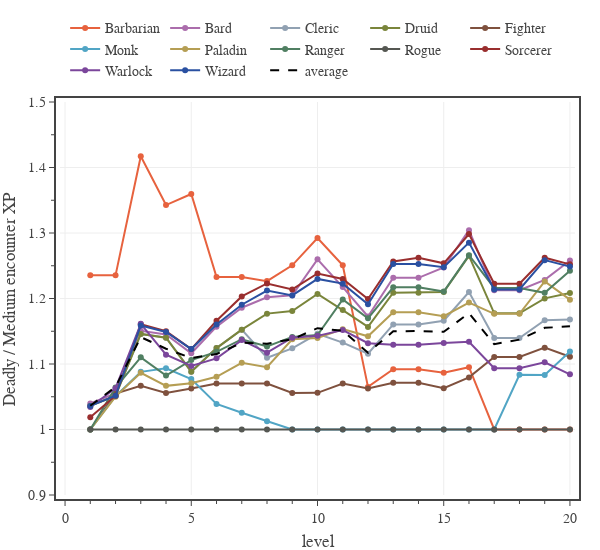

The code cell stored with this chart in its notebook:
### Code cell
# plots the ratio between the Deadly and Medium daily XPs for each classes.
enc_diffs = ['Easy','Medium','Hard','Deadly']
levels = np.array(range(1,21,1))

fig = go.Figure(
    layout=go.Layout(
        template=tfb.FIG_TEMPLATE,
        xaxis=dict(
            title_text='level',
            range=[-0.2, 20.2],
            tick0=0, dtick=5,
            minor=dict(tick0=0, dtick=1),
        ),
        yaxis=dict(
            title_text='Deadly / Medium encounter XP',
            range=[0.90, 1.5],
            tick0=0, dtick=0.1,
            minor=dict(tick0=0, dtick=0.05),
        ),
        legend=dict(
            yanchor='bottom',  y=1.04,
            xanchor='left', x=0.01,
            orientation='h',
        )
    )
)

groups = {
    'martial': {
        'classes': [], 
        'xp mean': np.zeros(len(levels))
    },
    'martial-spellcaster': {
        'classes': [], 
        'xp mean': np.zeros(len(levels))
    },
    'spellcaster': {
        'classes': [], 
        'xp mean': np.zeros(len(levels))
    },
    'average': {
        'classes': [], 
        'xp mean': np.zeros(len(levels))
    }
}
xp_mean = np.zeros(len(levels))
for pc in PC_CLASSES:
    pc_class = PC_CLASSES[pc]
    pc_xp = np.zeros([20, len(enc_diffs)])
    for i in range(len(enc_diffs)):
        diff = enc_diffs[i]
        with open(f'./pc data - {diff} 2 short rests.json', 'r') as fin:
            pc_data = json.load(fin)
        
        #pc_xp[:,i] = np.array(pc_data[pc]['daily XP mean'])
        pc_xp[:,i] = np.array([x['XP mean'] for x in pc_data[pc]])

    for i in range(20):
        pc_xp[i,:] /= pc_xp[i,1]

    fig.add_trace(go.Scatter(
        x=levels, 
        y=pc_xp[:,3],
        mode='lines+markers', 
        line=dict(color=pc_class['color'], dash='solid'),
        unselected=dict(marker=dict(opacity=0.0)),
        name=pc,
        hovertemplate=
            '<b>'+pc+'</b><br>'+
            'level %{x}<br>'+
            'XP delta %{y:.2f}'+
            '<extra></extra>'
    ))
    
    groups[pc_class['group']]['classes'] += [pc]
    groups[pc_class['group']]['xp mean'] += pc_xp[:,3]
    groups['average']['classes'] += [pc]
    groups['average']['xp mean'] += pc_xp[:,3]

for g in ['average']:
    group = groups[g]

    group['xp mean'] /= len(group['classes'])

    fig.add_trace(go.Scatter(
        x=levels, 
        y=group['xp mean'],
        mode='lines', 
        line=dict(color='black', dash='dash'),
        unselected=dict(marker=dict(opacity=0.0)),
        name=g,
        hovertemplate=
            '<b>'+g+'</b><br>'+
            'level %{x}<br>'+
            'XP delta %{y:.2f}'+
            '<extra></extra>'
    ))

# show figure
fig.update_layout(width=600, height=550)
fig.show(config=tfb.FIG_CONFIG)

# save figures
if SAVEFIGS:
    fig.update_layout(autosize=True, width=None, height=None)
    tfb.save_fig_html(fig, format='large', name=f'./fig-class-daily-xp-ratio-vs-level-large', style='aspect-ratio:600/550')
    tfb.save_fig_html(fig, format='small', name=f'./fig-class-daily-xp-ratio-vs-level-small', style='aspect-ratio:600/600')

### Figure 1 — Plotly figure (JSON) as saved in the notebook; plotly's stock layout.template omitted (floating-point values rounded to 4 significant figures)
{"data": [{"hovertemplate": "<b>Barbarian</b><br>level %{x}<br>XP delta %{y:.2f}<extra></extra>", "line": {"color": "#E7623E", "dash": "solid"}, "mode": "lines+markers", "name": "Barbarian", "type": "scatter", "unselected": {"marker": {"opacity": 0}}, "x": [1, 2, 3, 4, 5, 6, 7, 8, 9, 10, 11, 12, 13, 14, 15, 16, 17, 18, 19, 20], "y": [1.235, 1.235, 1.417, 1.343, 1.36, 1.233, 1.233, 1.227, 1.251, 1.292, 1.251, 1.065, 1.092, 1.092, 1.087, 1.095, 1.0, 1.0, 1.0, 1.0]}, {"hovertemplate": "<b>Bard</b><br>level %{x}<br>XP delta %{y:.2f}<extra></extra>", "line": {"color": "#AB6DAC", "dash": "solid"}, "mode": "lines+markers", "name": "Bard", "type": "scatter", "unselected": {"marker": {"opacity": 0}}, "x": [1, 2, 3, 4, 5, 6, 7, 8, 9, 10, 11, 12, 13, 14, 15, 16, 17, 18, 19, 20], "y": [1.04, 1.055, 1.151, 1.145, 1.116, 1.157, 1.186, 1.202, 1.205, 1.26, 1.217, 1.173, 1.232, 1.232, 1.247, 1.304, 1.213, 1.213, 1.228, 1.258]}, {"hovertemplate": "<b>Cleric</b><br>level %{x}<br>XP delta %{y:.2f}<extra></extra>", "line": {"color": "#91A1B2", "dash": "solid"}, "mode": "lines+markers", "name": "Cleric", "type": "scatter", "unselected": {"marker": {"opacity": 0}}, "x": [1, 2, 3, 4, 5, 6, 7, 8, 9, 10, 11, 12, 13, 14, 15, 16, 17, 18, 19, 20], "y": [1.036, 1.052, 1.146, 1.14, 1.088, 1.124, 1.152, 1.109, 1.124, 1.146, 1.133, 1.116, 1.16, 1.16, 1.166, 1.21, 1.14, 1.14, 1.167, 1.168]}, {"hovertemplate": "<b>Druid</b><br>level %{x}<br>XP delta %{y:.2f}<extra></extra>", "line": {"color": "#7A853B", "dash": "solid"}, "mode": "lines+markers", "name": "Druid", "type": "scatter", "unselected": {"marker": {"opacity": 0}}, "x": [1, 2, 3, 4, 5, 6, 7, 8, 9, 10, 11, 12, 13, 14, 15, 16, 17, 18, 19, 20], "y": [1.036, 1.052, 1.146, 1.14, 1.088, 1.124, 1.152, 1.177, 1.181, 1.207, 1.182, 1.157, 1.209, 1.209, 1.21, 1.265, 1.177, 1.177, 1.2, 1.208]}, {"hovertemplate": "<b>Fighter</b><br>level %{x}<br>XP delta %{y:.2f}<extra></extra>", "line": {"color": "#7F513E", "dash": "solid"}, "mode": "lines+markers", "name": "Fighter", "type": "scatter", "unselected": {"marker": {"opacity": 0}}, "x": [1, 2, 3, 4, 5, 6, 7, 8, 9, 10, 11, 12, 13, 14, 15, 16, 17, 18, 19, 20], "y": [1, 1.055, 1.067, 1.056, 1.062, 1.07, 1.07, 1.07, 1.056, 1.056, 1.07, 1.062, 1.071, 1.071, 1.063, 1.08, 1.111, 1.111, 1.125, 1.111]}, {"hovertemplate": "<b>Monk</b><br>level %{x}<br>XP delta %{y:.2f}<extra></extra>", "line": {"color": "#51A5C5", "dash": "solid"}, "mode": "lines+markers", "name": "Monk", "type": "scatter", "unselected": {"marker": {"opacity": 0}}, "x": [1, 2, 3, 4, 5, 6, 7, 8, 9, 10, 11, 12, 13, 14, 15, 16, 17, 18, 19, 20], "y": [1, 1.051, 1.088, 1.093, 1.077, 1.039, 1.026, 1.013, 1, 1, 1, 1, 1, 1, 1, 1, 1, 1.084, 1.083, 1.119]}, {"hovertemplate": "<b>Paladin</b><br>level %{x}<br>XP delta %{y:.2f}<extra></extra>", "line": {"color": "#B59E54", "dash": "solid"}, "mode": "lines+markers", "name": "Paladin", "type": "scatter", "unselected": {"marker": {"opacity": 0}}, "x": [1, 2, 3, 4, 5, 6, 7, 8, 9, 10, 11, 12, 13, 14, 15, 16, 17, 18, 19, 20], "y": [1, 1.05, 1.087, 1.067, 1.07, 1.08, 1.102, 1.095, 1.138, 1.14, 1.153, 1.142, 1.179, 1.179, 1.173, 1.194, 1.177, 1.177, 1.226, 1.198]}, {"hovertemplate": "<b>Ranger</b><br>level %{x}<br>XP delta %{y:.2f}<extra></extra>", "line": {"color": "#507F62", "dash": "solid"}, "mode": "lines+markers", "name": "Ranger", "type": "scatter", "unselected": {"marker": {"opacity": 0}}, "x": [1, 2, 3, 4, 5, 6, 7, 8, 9, 10, 11, 12, 13, 14, 15, 16, 17, 18, 19, 20], "y": [1, 1.064, 1.11, 1.082, 1.106, 1.119, 1.138, 1.127, 1.141, 1.144, 1.199, 1.17, 1.217, 1.217, 1.211, 1.266, 1.216, 1.216, 1.209, 1.242]}, {"hovertemplate": "<b>Rogue</b><br>level %{x}<br>XP delta %{y:.2f}<extra></extra>", "line": {"color": "#555752", "dash": "solid"}, "mode": "lines+markers", "name": "Rogue", "type": "scatter", "unselected": {"marker": {"opacity": 0}}, "x": [1, 2, 3, 4, 5, 6, 7, 8, 9, 10, 11, 12, 13, 14, 15, 16, 17, 18, 19, 20], "y": [1, 1, 1, 1, 1.0, 1.0, 1.0, 1.0, 1, 1, 1.0, 1, 1.0, 1, 1.0, 1, 1.0, 1.0, 1, 1.0]}, {"hovertemplate": "<b>Sorcerer</b><br>level %{x}<br>XP delta %{y:.2f}<extra></extra>", "line": {"color": "#992E2E", "dash": "solid"}, "mode": "lines+markers", "name": "Sorcerer", "type": "scatter", "unselected": {"marker": {"opacity": 0}}, "x": [1, 2, 3, 4, 5, 6, 7, 8, 9, 10, 11, 12, 13, 14, 15, 16, 17, 18, 19, 20], "y": [1.019, 1.052, 1.161, 1.15, 1.123, 1.166, 1.203, 1.223, 1.214, 1.238, 1.23, 1.199, 1.257, 1.262, 1.254, 1.298, 1.223, 1.223, 1.262, 1.252]}, {"hovertemplate": "<b>Warlock</b><br>level %{x}<br>XP delta %{y:.2f}<extra></extra>", "line": {"color": "#7B469B", "dash": "solid"}, "mode": "lines+markers", "name": "Warlock", "type": "scatter", "unselected": {"marker": {"opacity": 0}}, "x": [1, 2, 3, 4, 5, 6, 7, 8, 9, 10, 11, 12, 13, 14, 15, 16, 17, 18, 19, 20], "y": [1.034, 1.063, 1.161, 1.114, 1.097, 1.109, 1.136, 1.117, 1.14, 1.143, 1.152, 1.132, 1.129, 1.129, 1.132, 1.134, 1.094, 1.094, 1.103, 1.084]}, {"hovertemplate": "<b>Wizard</b><br>level %{x}<br>XP delta %{y:.2f}<extra></extra>", "line": {"color": "#2A50A1", "dash": "solid"}, "mode": "lines+markers", "name": "Wizard", "type": "scatter", "unselected": {"marker": {"opacity": 0}}, "x": [1, 2, 3, 4, 5, 6, 7, 8, 9, 10, 11, 12, 13, 14, 15, 16, 17, 18, 19, 20], "y": [1.036, 1.052, 1.159, 1.149, 1.123, 1.16, 1.19, 1.212, 1.205, 1.23, 1.223, 1.191, 1.253, 1.253, 1.248, 1.285, 1.214, 1.214, 1.259, 1.249]}, {"hovertemplate": "<b>average</b><br>level %{x}<br>XP delta %{y:.2f}<extra></extra>", "line": {"color": "black", "dash": "dash"}, "mode": "lines", "name": "average", "type": "scatter", "unselected": {"marker": {"opacity": 0}}, "x": [1, 2, 3, 4, 5, 6, 7, 8, 9, 10, 11, 12, 13, 14, 15, 16, 17, 18, 19, 20], "y": [1.036, 1.065, 1.141, 1.123, 1.109, 1.115, 1.132, 1.131, 1.138, 1.155, 1.151, 1.117, 1.15, 1.15, 1.149, 1.178, 1.13, 1.137, 1.155, 1.158]}], "layout": {"height": 550, "legend": {"orientation": "h", "x": 0.01, "xanchor": "left", "y": 1.04, "yanchor": "bottom"}, "width": 600, "xaxis": {"dtick": 5, "minor": {"dtick": 1, "tick0": 0}, "range": [-0.2, 20.2], "tick0": 0, "title": {"text": "level"}}, "yaxis": {"dtick": 0.1, "minor": {"dtick": 0.05, "tick0": 0}, "range": [0.9, 1.5], "tick0": 0, "title": {"text": "Deadly / Medium encounter XP"}}}}
